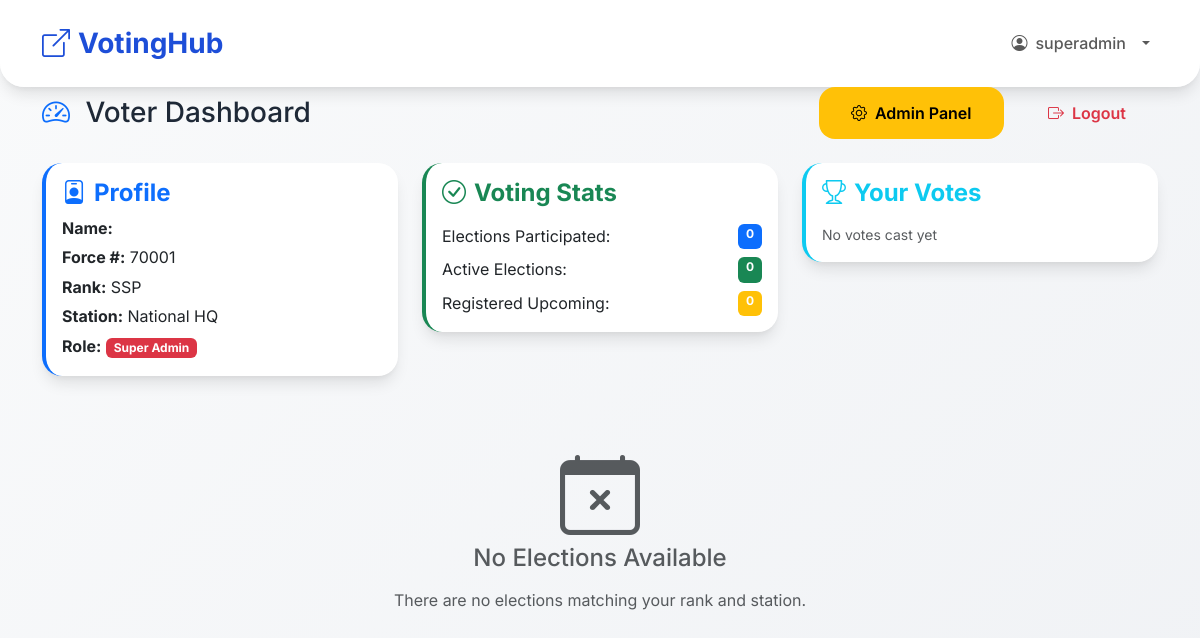
/polls/dashboard/ (signed in), run on the app's committed database.
### polls/models.py (models this page shows, shortened)
class PoliceUser(AbstractUser):
    force_number = models.CharField(
        max_length=50,
        unique=True,
        help_text="Force Number"
    )
    rank = models.CharField(
        max_length=50,
        choices=[
            ('PC', 'PC'),
            ('CPL', 'CPL'),
            ('SGT', 'SGT'),
            ('S/SGT', 'S/SGT'),
            ('HCM', 'HCM'),
            ('AIP', 'AIP'),
            ('IP', 'IP'),
            ('ASP', 'ASP'),
            ('SP', 'SP'),
            ('SSP', 'SSP'),
            ('ACP', 'ACP'),
            ('CP', 'CP'),
        ]
    )
    station = models.CharField(max_length=100)
    phone = models.CharField(max_length=15, blank=True)
    otp_code = models.CharField(max_length=6, blank=True, null=True)
    otp_expiry = models.DateTimeField(blank=True, null=True)
    is_active_voter = models.BooleanField(default=False)
    role = models.CharField(
        max_length=20,
        choices=[
            ('SUPER_ADMIN', 'Super Admin'),
            ('ADMIN', 'Election Admin'),
            ('VOTER', 'Voter'),
        ],
        default='VOTER'
    )
    must_change_password = models.BooleanField(default=True)

### polls/views.py (the view)
# urls.py: path('dashboard/', views.dashboard, name='dashboard'),
@login_required
def dashboard(request):
    active_elections, upcoming_registered, upcoming_unregistered, ended_elections = _partition_elections_for_user(request.user)
    voted_elections = Vote.objects.filter(voter=request.user).values_list('election_id', flat=True)
    user_votes = Vote.objects.filter(voter=request.user).select_related('election', 'candidate')
    total_votes_cast = user_votes.count()
    registered_election_ids = set(ElectionRegistration.objects.filter(
        voter=request.user
    ).values_list('election_id', flat=True))
    votes_by_election = {}
    for vote in user_votes:
        votes_by_election.setdefault(vote.election_id, set()).add(vote.position_id)
    fully_voted_elections = set()
    for election in active_elections:
        election_position_ids = set(pos.id for pos in election.positions.all())
        if election_position_ids:
            voted_position_ids = votes_by_election.get(election.id, set())
            if voted_position_ids == election_position_ids:
                fully_voted_elections.add(election.id)
    context = {
        'active_elections': active_elections,
        'upcoming_registered': upcoming_registered,
        'upcoming_unregistered': upcoming_unregistered,
        'ended_elections': ended_elections,
        'voted_elections': voted_elections,
        'fully_voted_elections': fully_voted_elections,
        'user_votes': user_votes,
        'total_votes_cast': total_votes_cast,
        'registered_election_ids': registered_election_ids,
        'is_admin': is_admin(request.user),
        'is_superadmin': is_superadmin(request.user),
        'can_vote': request.user.role == 'VOTER' and request.user.is_active_voter,
        'user_profile': request.user
    }
    return render(request, 'polls/dashboard.html', context)

### polls/models.py (called while the page is built)
    def eligible_rank_values(self):
        if not self.eligible_ranks:
            return set()
        return self._split_eligible_values(self.eligible_ranks, upper=True)

    def eligible_station_values(self):
        if not self.eligible_stations:
            return set()
        return self._split_eligible_values(self.eligible_stations)

    def is_voter_eligible(self, voter):
        voter_rank = (voter.rank or '').strip().upper()
        voter_station = (voter.station or '').strip().casefold()
        eligible_ranks = self.eligible_rank_values()
        if eligible_ranks and voter_rank not in eligible_ranks:
            return False
        eligible_stations = self.eligible_station_values()
        if eligible_stations and voter_station not in eligible_stations:
            return False
        return True

### polls/views_admin.py (called while the page is built)
def is_admin(user):
    return user.role in ['SUPER_ADMIN', 'ADMIN']

def is_superadmin(user):
    return user.role == 'SUPER_ADMIN'

### templates/polls/dashboard.html (shortened to what this page needs)
{% extends 'base.html' %}
{% load static %}
{% block content %}
<div class="row justify-content-center">
    <div class="col-lg-12">
        <div class="d-flex justify-content-between align-items-center mb-4">
            <h1 class="h3 mb-0">
                <i class="bi bi-speedometer2 me-2 text-primary"></i>
                Voter Dashboard
            </h1>
            <div>
                {% if is_admin %}
                    <a href="{% url 'polls:admin_dashboard' %}" class="btn btn-warning me-2">
                        <i class="bi bi-gear"></i> Admin Panel
                    </a>
                {% endif %}
                <form method="post" action="{% url 'polls:logout' %}" class="d-inline">
                    <button type="submit" class="btn btn-outline-danger">
                        <i class="bi bi-box-arrow-right"></i> Logout
                    </button>
                </form>
            </div>
        </div>
        <div class="row mb-4">
            <div class="col-md-4">
                <div class="card border-start border-primary border-4">
                    <div class="card-body">
                        <h6 class="card-title text-primary mb-2">
                            <i class="bi bi-person-badge me-2"></i>Profile
                        </h6>
                        <p class="mb-1"><strong>Name:</strong> {{ user_profile.get_full_name }}</p>
                        <p class="mb-1"><strong>Force #:</strong> {{ user_profile.force_number }}</p>
                        <p class="mb-1"><strong>Rank:</strong> {{ user_profile.get_rank_display }}</p>
                        <p class="mb-1"><strong>Station:</strong> {{ user_profile.station }}</p>
                        <p class="mb-0"><strong>Role:</strong>
                            <span class="badge bg-{% if user_profile.role == 'SUPER_ADMIN' %}danger{% elif user_profile.role == 'ADMIN' %}warning{% else %}success{% endif %}">
                                {{ user_profile.get_role_display }}
                            </span>
                        </p>
                    </div>
                </div>
            </div>
            <div class="col-md-4">
                <div class="card border-start border-success border-4">
                    <div class="card-body">
                        <h6 class="card-title text-success mb-3">
                            <i class="bi bi-check-circle me-2"></i>Voting Stats
                        </h6>
                        <div class="d-flex justify-content-between mb-2">
                            <span>Elections Participated:</span>
                            <span class="badge bg-primary">{{ total_votes_cast }}</span>
                        </div>
                        <div class="d-flex justify-content-between mb-2">
                            <span>Active Elections:</span>
                            <span class="badge bg-success">{{ active_elections.count }}</span>
                        </div>
                        <div class="d-flex justify-content-between">
                            <span>Registered Upcoming:</span>
                            <span class="badge bg-warning">{{ upcoming_registered.count }}</span>
                        </div>
                    </div>
                </div>
            </div>
            <div class="col-md-4">
                <div class="card border-start border-info border-4">
                    <div class="card-body">
                        <h6 class="card-title text-info mb-3">
                            <i class="bi bi-trophy me-2"></i>Your Votes
                        </h6>
                        {% if user_votes %}
                            {% for uv in user_votes %}
                                <div class="d-flex justify-content-between mb-1 small">
                                    <span>{{ uv.election.title|truncatechars:20 }}</span>
                                    <span class="badge bg-success">Voted</span>
                                </div>
                            {% endfor %}
                        {% else %}
                            <p class="text-muted small mb-0">No votes cast yet</p>
                        {% endif %}
                    </div>
                </div>
            </div>
        </div>
        {% if not active_elections and not upcoming_registered and not upcoming_unregistered and not ended_elections %}
            <div class="text-center py-5">
                <i class="bi bi-calendar-x display-1 text-muted mb-4"></i>
                <h4 class="text-muted mb-3">No Elections Available</h4>
                <p class="text-muted">There are no elections matching your rank and station.</p>
            </div>
        {% endif %}
    </div>
</div>
{% endblock %}

### templates/base.html (shortened to what this page needs)
<!DOCTYPE html>
<html lang="en">
<head>
    <link href="https://cdn.jsdelivr.net/npm/bootstrap@5.3.3/dist/css/bootstrap.min.css" rel="stylesheet">
    {% load static %}
    <link href="https://cdn.jsdelivr.net/npm/bootstrap-icons@1.11.3/font/bootstrap-icons.css" rel="stylesheet">
    <link rel="stylesheet" href="{% static 'polls/css/modern.css' %}">
</head>
<body class="{% block body_class %}{% endblock %}">
    <nav class="navbar navbar-expand-lg py-3">
        <div class="container">
            <a class="navbar-brand fw-bold" href="{% url 'polls:dashboard' %}">
                <i class="bi bi-box-arrow-up-right me-2"></i>VotingHub
            </a>
            <div class="collapse navbar-collapse" id="navbarNav">
                <ul class="navbar-nav ms-auto align-items-lg-center">
                    {% if user.is_authenticated %}
                        <li class="nav-item dropdown">
                            <a class="nav-link dropdown-toggle d-flex align-items-center gap-2" href="#" role="button" data-bs-toggle="dropdown" aria-expanded="false">
                                <i class="bi bi-person-circle"></i> <span>{{ user.username }}</span>
                            </a>
                        </li>
                    {% else %}
                        <li class="nav-item">
                            <a class="nav-link" href="{% url 'polls:login' %}"><i class="bi bi-box-arrow-in-right me-1"></i> Login</a>
                        </li>
                    {% endif %}
                </ul>
            </div>
        </div>
    </nav>
    <div class="container">
        {% block content %}
        {% endblock %}
    </div>
</body>
</html>

### static/polls/css/modern.css (style rules this page uses)
:root { --primary: #2563eb; --primary-dark: #1d4ed8; --success: #10b981; --success-dark: #059669; --danger: #ef4444; --warning: #f59e0b; --dark: #1f2937; --light: #f9fafb; --border: #e5e7eb; --shadow: 0 10px 15px -3px rgba(0,0,0,0.1), 0 4px 6px -2px rgba(0,0,0,0.05); --shadow-lg: 0 25px 50px -12px rgba(0,0,0,0.25); }
* { margin: 0; padding: 0; box-sizing: border-box; }
body { font-family: 'Inter', -apple-system, BlinkMacSystemFont, sans-serif; line-height: 1.6; color: var(--dark); background: linear-gradient(135deg, var(--light) 0%, #f0f2f5 100%); min-height: 100vh; }
.navbar { background: rgba(255, 255, 255, 0.98); backdrop-filter: blur(20px); box-shadow: var(--shadow); border-radius: 0 0 24px 24px; padding: 1rem 0; }
.navbar-brand { font-weight: 800; font-size: 1.75rem; color: var(--primary-dark) !important; }
.card { background: white; border-radius: 20px; box-shadow: var(--shadow); border: none; overflow: hidden; transition: all 0.3s cubic-bezier(0.4, 0, 0.2, 1); }
.card-title { font-size: 1.5rem; font-weight: 700; margin: 0; position: relative; z-index: 1; }
.btn { border-radius: 16px; padding: 0.875rem 2rem; font-weight: 600; border: none; transition: all 0.3s cubic-bezier(0.4, 0, 0.2, 1); text-decoration: none; display: inline-flex; align-items: center; gap: 0.5rem; position: relative; overflow: hidden; }
.btn::before { content: ''; position: absolute; top: 0; left: -100%; width: 100%; height: 100%; background: linear-gradient(90deg, transparent, rgba(255,255,255,0.3), transparent); transition: left 0.5s; }
.navbar-nav .nav-link { white-space: nowrap; font-weight: 500; }
.navbar-nav .dropdown-toggle::after { vertical-align: middle; margin-left: 0.5rem; }
.card { animation: fadeInUp 0.6s ease forwards; }

### data on the page
PoliceUser: username "superadmin", force_number "70001", rank "SSP", station "National HQ", role "Super Admin"

### other printed values
{{ total_votes_cast }} "0"
{{ active_elections.count }} "0"
{{ upcoming_registered.count }} "0"
